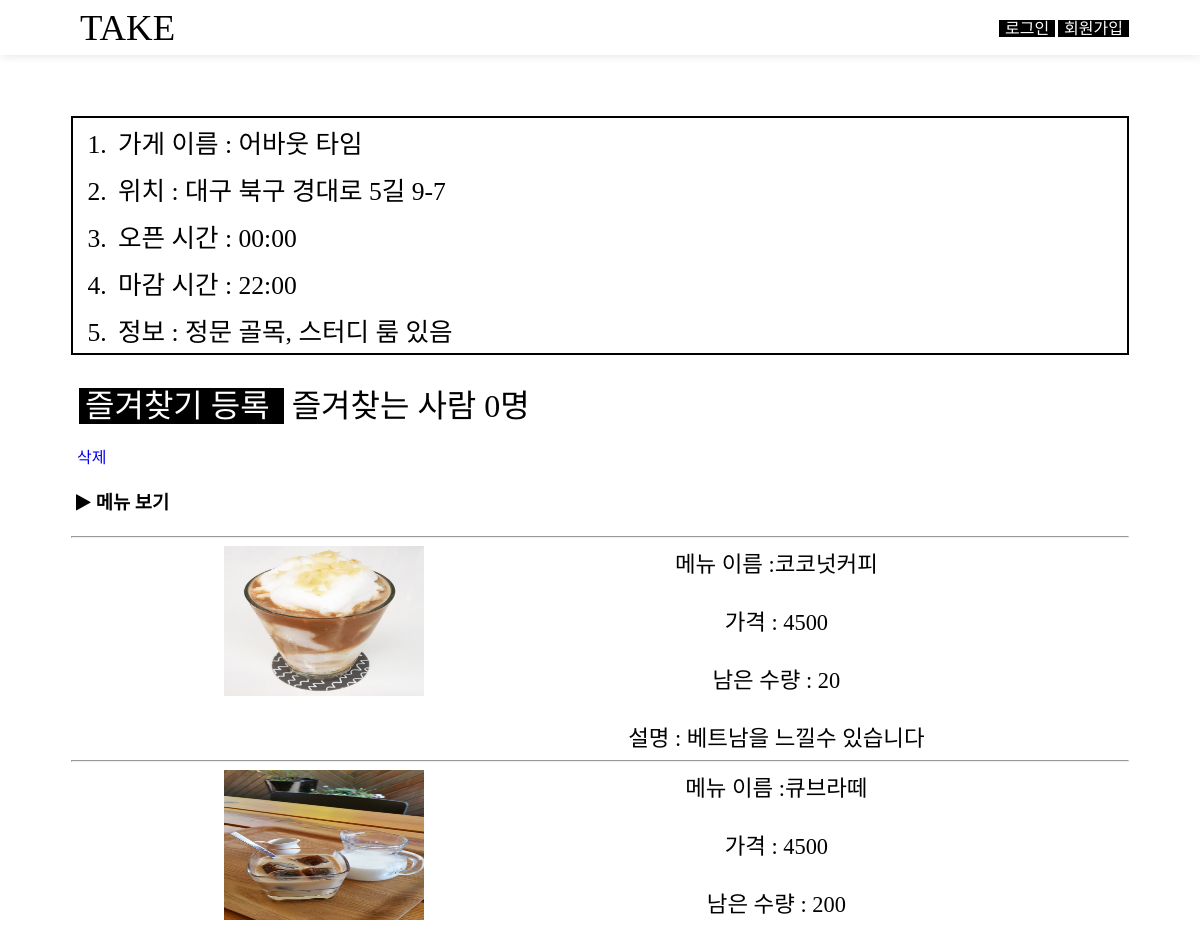
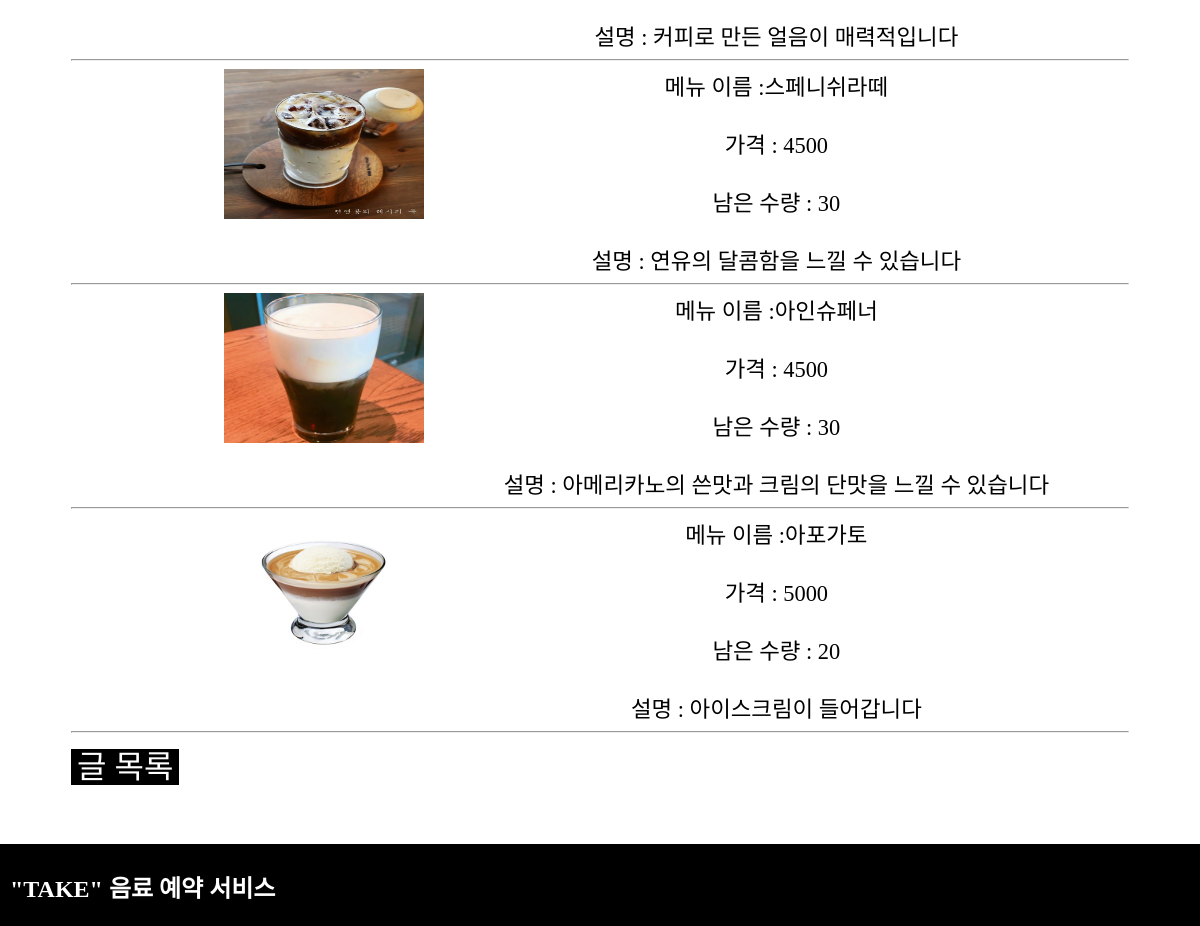
Screenshot of /market/16 with the database file from the repository (2 pictures, top to bottom).
### market/models.py (models this page shows, shortened)
class Market(models.Model):
    name=models.CharField(max_length=225)
    address=models.CharField(max_length=225)
    start_time=models.CharField(max_length=225)
    end_time=models.CharField(max_length=225)
    description=models.TextField()
    user=models.ForeignKey(User, on_delete=models.CASCADE, null=True)
    likes =models.ManyToManyField(
        User, # User 모델과 Market 모델을 M : N 관계로 두겠다.
        through='Like', # Like라는 중개 모델을 통해 M : N 관계를 맺는다.
        through_fields=('market', 'user'), # Like에 market 속성, user 속성을 추가하겠다.
        related_name='likes' # 1 : N  관계에서 market과 연결된 comment를 가져올 때 comment_set으로 가져왔는데,
        )
    def like_count(self):
        return self.likes.count()

class Menu(models.Model):
    name=models.CharField(max_length=225)
    photo=models.ImageField(upload_to='images/')
    price=models.IntegerField()
    left=models.IntegerField() # 남은 수량
    description=models.CharField(max_length=1000)
    market=models.ForeignKey(Market, on_delete=models.CASCADE, null=True)

### market/views.py (the view)
# urls.py: path('<int:market_id>', views.detail, name="detail"),
def detail(request, market_id):
    market_detail=get_object_or_404(Market, pk=market_id)
    user=request.user
    liked=Like.objects.select_related()
    if market_detail.likes.filter(id=user.id):
        message="즐겨찾기 취소"
    else:
        message="즐겨찾기 등록"
    return render(request, 'html/detail.html',{'market':market_detail, 'message':message})

### market/templates/html/detail.html (shortened to what this page needs)
{% extends "base.html" %}
{% block content %}
{% load static %}
<link rel="stylesheet" href="{% static 'css/detail.css' %}">
<!DOCTYPE html>
<html>
    <head>
        <link rel="stylesheet" href="//cdn.jsdelivr.net/npm/xeicon@2.3.3/xeicon.min.css">
    </head>
    <body>
            <ol style=" font-size: 1.6rem; border: 2px black solid;">
                <li>가게 이름 : {{market.name}}</li>
                <li>위치 : {{market.address}}</li>
                <li>오픈 시간 : {{market.start_time}}</li>
                <li>마감 시간 : {{market.end_time}}</li>
                <li>정보 : {{market.description}}</li>
            </ol>
            <div style="display:flex; font-size: 2rem;" class="good">
                    <div>
                    <a style="color:white; background-color: black;"href="{% url 'post_like' market.id %}">
                        {{message}}
                    </a>
                    </div>
                    <div class="goodnum">
                        즐겨찾는 사람 {{market.like_count}}명
                    </div>
            </div>
            <br>
            <a href="{%url 'delete' market.id %}">삭제</a>
            <h3><i class="fa fa-play" style="padding: 5px;"></i>메뉴 보기</h3>
            {% for menu in market.menu_set.all %}
                <hr class="comment_line">
                <form method="post" action="{% url 'order_create' market.id menu.id %}" enctype="multipart/form-data">
                    <div class="comment comment1" style="display:flex; text-align: right;">
                        <div style="flex: 1">
                        {% if menu.photo %}
                        <img src="{{menu.photo.url}}" width="200" height="150">
                        {% endif %}
                        </div>
                        <div style="flex: 2; text-align: center; font-size: 1.4rem">
                        <td class="tableb1">메뉴 이름 :{{menu.name}}</td>
                        <br>
                        <br>
                        <td class="tableb1">가격 : {{menu.price}}</td>
                        <br>
                        <br>
                        <td class="tableb1">남은 수량 : {{menu.left}}</td>
                        <br>
                        <br>
                        <td class="tableb1">설명 : {{menu.description}}</td>
                        </div>
                    </div>
                </form>
            {% endfor %}
            <hr>
            <a style="text-decoration: none; color: white; background-color: black; font-size: 2rem;" href="{% url 'market' %}">글 목록</a>
    </body>
</html>
{% endblock content %}

### blogProject/templates/css/base.css (style rules this page uses)
html { font-size: 100%; box-sizing: border-box; }
body { font-size: 1rem; font-stretch: normal; font-weight: 400; color: #000; display: block; font-family: 'Cafe24Danjunghae'; }
body, html { box-sizing: border-box; height: 100%; margin: 0; min-width: 100%; padding: 0; position: relative; }
a { text-decoration: none; padding-left:6px; padding-right:6px; }
menu, ol, ul { padding: 0 0 0 40px; }
dl, menu, ol, ul { margin: 1em 0; }

### market/templates/css/detail.css (style rules this page uses)
ol li { padding: 5px; }

### rows the page displays
Market: name "어바웃 타임", address "대구 북구 경대로 5길 9-7", start_time "00:00", end_time "22:00", description "정문 골목, 스터디 룸 있음", like_count "0"
Menu: photo (picture), name "코코넛커피", price "4500", left "20", description "베트남을 느낄수 있습니다"
Menu: photo (picture), name "큐브라떼", price "4500", left "200", description "커피로 만든 얼음이 매력적입니다"
Menu: photo (picture), name "스페니쉬라떼", price "4500", left "30", description "연유의 달콤함을 느낄 수 있습니다"
Menu: photo (picture), name "아인슈페너", price "4500", left "30", description "아메리카노의 쓴맛과 크림의 단맛을 느낄 수 있습니다"
Menu: photo (picture), name "아포가토", price "5000", left "20", description "아이스크림이 들어갑니다"

### other values shown
{{ message }} "즐겨찾기 등록"
